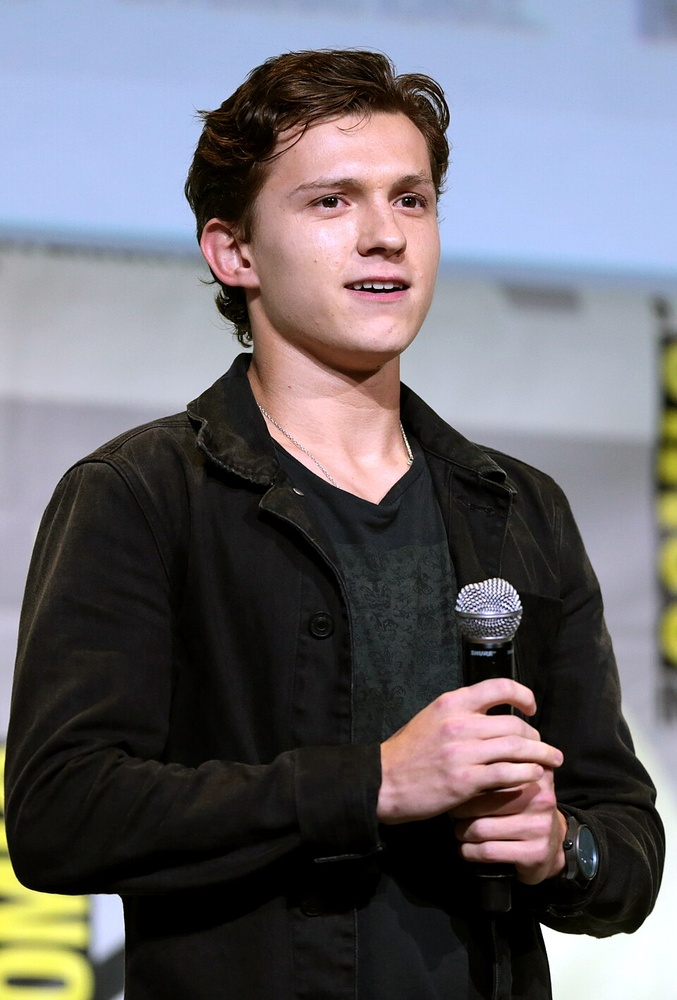
#> input picture Hafta6/Ders3/tom.jpg, 677 x 1000 px, shrunk from 960 x 1419 before the run
$ python kontur.py
#> lines starting #> are read from the running program, lines starting #| are printed output that depends on the picture; after the words box and inside, x2 and y2 are one past the last pixel; in counts of white or black regions, pixels touching at a corner belong together
#> further down, src is the input picture: shape (1000, 677, 3); mean B, G, R 109.5, 103.7, 105.9
import cv2 as cv

def threshold_demo(image):
    dst = cv.GaussianBlur(image, (3, 3), 0)
    gray = cv.cvtColor(dst, cv.COLOR_BGR2GRAY)
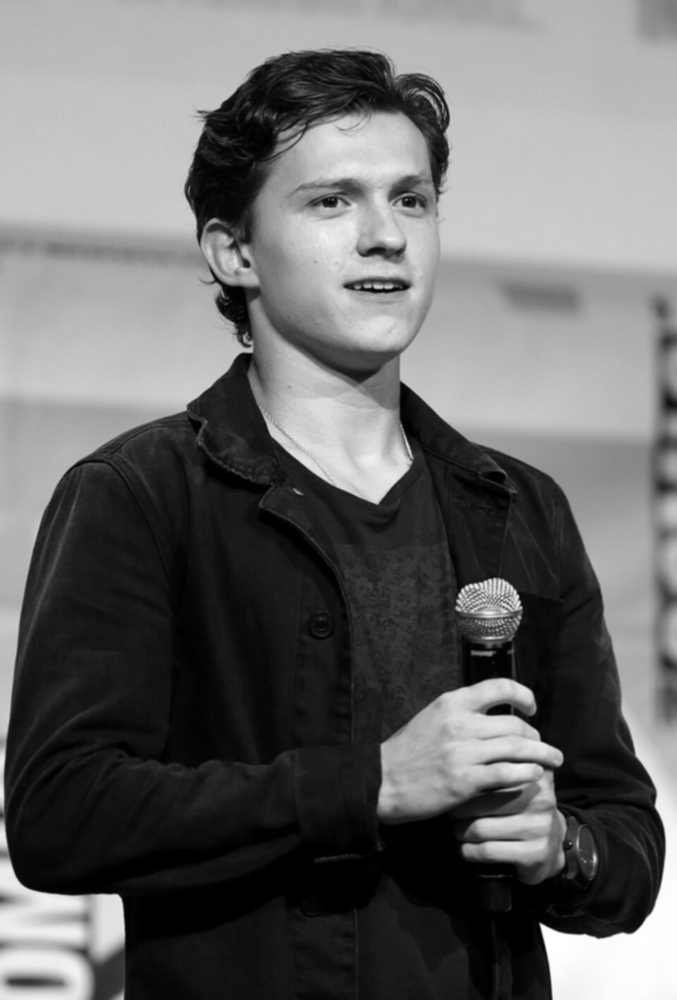
#> gray: shape (1000, 677); min 0, max 255, mean 105.1
    ret, binary = cv.threshold(gray, 0, 255, cv.THRESH_OTSU | cv.THRESH_BINARY)
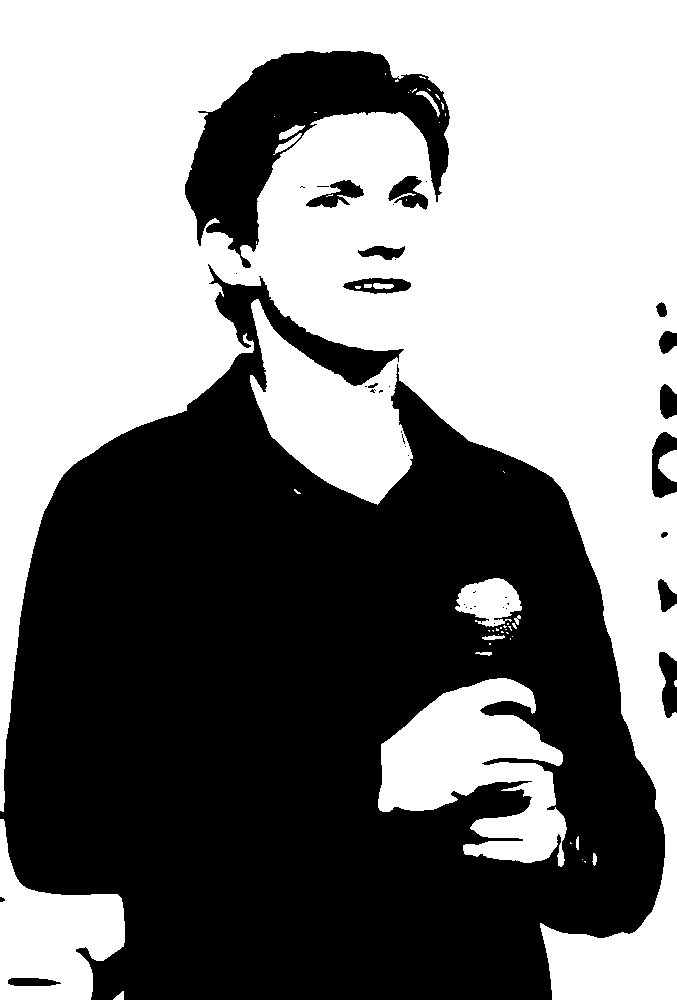
#> binary: shape (1000, 677); 51% white; 40 black regions (25 under 20 px), largest, box (x1, y1, x2, y2) and area: (0, 264, 665, 1000) 303024, (185, 51, 450, 268) 22353, (652, 432, 677, 498) 1016
#> ret = 103
    cv.imshow("binary", binary)
    return binary

def canny_demo(image):
    t = 100
    canny_output = cv.Canny(image, t, t * 2)
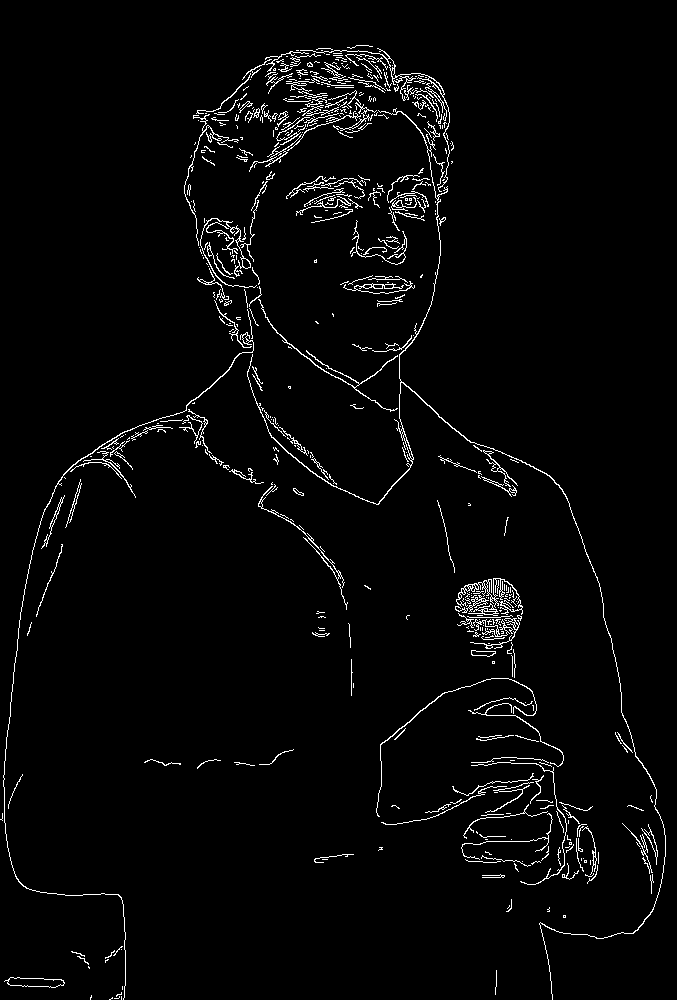
#> canny_output: shape (1000, 677); 2.8% white in thin lines or dots
    cv.imshow("canny_output", canny_output)
    return canny_output

src = cv.imread("tom.jpg")
if src is None:
    print("HATA: tom.jpg dosyasi bulunamadi!")
    exit()

cv.namedWindow("input", cv.WINDOW_AUTOSIZE)
cv.imshow("input", src)
cv.waitKey(1)

binary = threshold_demo(src)

canny = canny_demo(src)

contours, hierarchy = cv.findContours(canny, cv.RETR_TREE, cv.CHAIN_APPROX_SIMPLE)
#> contours = 760 contours, 685 with area under 20; largest, box (x1, y1, x2, y2) and area: (247, 108, 666, 1000) 436, (4, 977, 65, 988) 413, (7, 977, 65, 988) 406, (456, 578, 523, 615) 246, (300, 48, 450, 192) 238
print("Kontur sayisi:", len(contours))
#| Kontur sayisi: 760

for c in range(len(contours)):
    cv.drawContours(src, contours, c, (0, 0, 255), 2, 8)
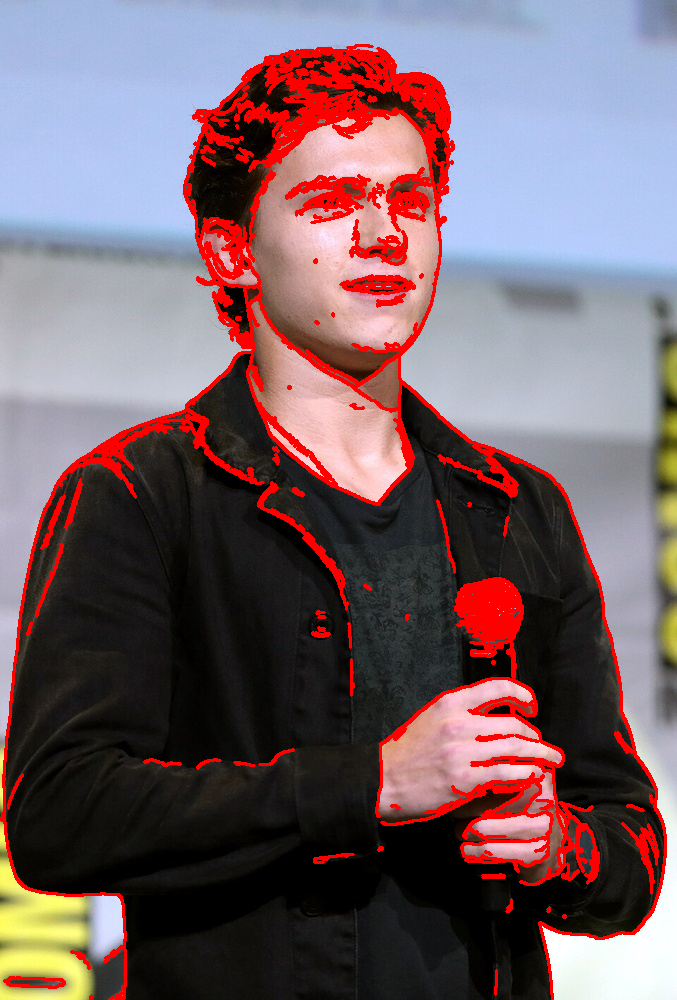
#> src: shape (1000, 677, 3); 8.29% of pixels changed, all inside (x1, y1, x2, y2) = (0, 44, 667, 1000)

cv.imshow("Konturlar", src)

cv.waitKey(0)
cv.destroyAllWindows()
